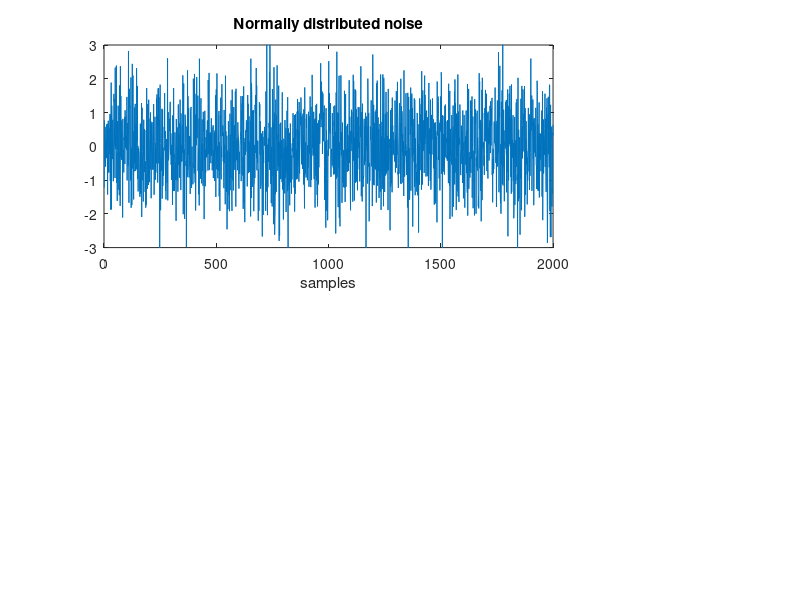

Recreate this plot in MATLAB. (Note: this script raises an error after producing the figure.)
clearvars
close all
clc

N=2000;

rng(0);
signal_rows=[randn([1,N])      %Normaly distributed noise (White noise)
                rand([1,N])];   %Uniformly distributed noise
Titles={'Normally distributed noise','Uniformly distributed noise'};
y_lims=[-3,3];
N_bins=37;

equiSpacedintervals=linspace(y_lims(1),y_lims(2),N_bins);
midIntervals=(equiSpacedintervals(2:end)+equiSpacedintervals(1:end-1))/2;

N_signals=size(signal_rows,1);
for n=1:N_signals
    ax=subplot(N_signals,4,(n-1)*4+(1:3));
    plot(signal_rows(n,:));
    title(Titles{n})
    xlabel('samples')
    ylim(y_lims);
    ax.YAxis.MinorTickValues=equiSpacedintervals;
    ax.YAxis.MinorTick='on';
    ax.YMinorGrid='on';

    [Prob,ProbDensity]=CalculateProbabilityFunctions(signal_rows(n,:),equiSpacedintervals);    
    
    ax=subplot(N_signals,4,(n-1)*4+4);
    barh(midIntervals,ProbDensity,'hist');
    title('$p(x)$','interpreter','latex')
    xlim([0,1.1]);
    ylim(y_lims);
    ax.YAxis.MinorTickValues=equiSpacedintervals;
    ax.YAxis.MinorTick='on';
end

export_figure(1,'==',{'WhiteNoise'})
